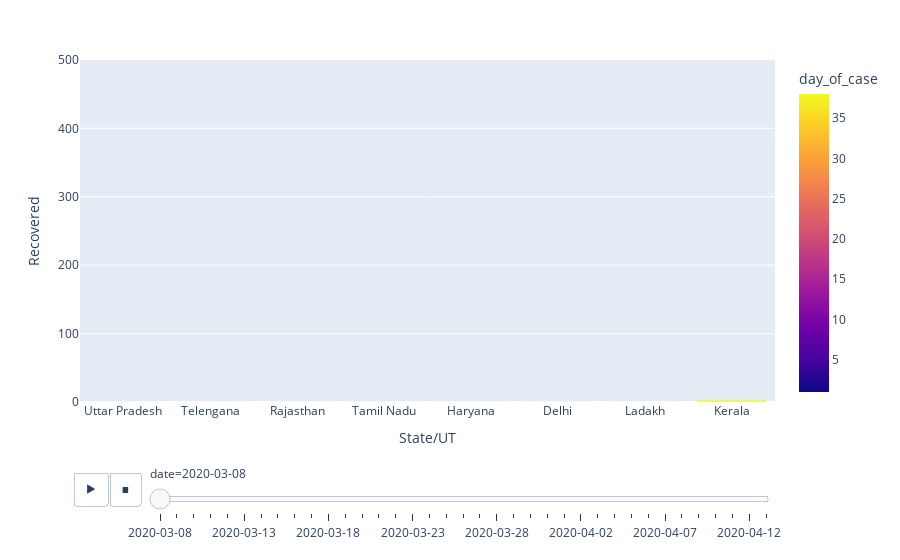

Notebook code for this chart:
### Code cell
df_anim2 = df_st[['date', 'State/UT', 'Recovered','day_of_case']].sort_values(by=['date','Recovered'])
## Animation
fig = px.bar(df_anim2[df_anim2.date > '2020-03-07'], x="State/UT", y="Recovered", color='day_of_case',
            animation_frame='date', range_y=[0,500])

fig.write_html("/Volumes/Lab/covid19-AnalyticsHbub/India/visuals/covid19in-recovanim2.html")
fig.show()

### Figure 1 — Plotly figure (JSON) as saved in the notebook; plotly's stock layout.template omitted (floating-point values rounded to 4 significant figures)
{"data": [{"alignmentgroup": "True", "hoverlabel": {"namelength": 0}, "hovertemplate": "date=2020-03-08<br>State/UT=%{x}<br>Recovered=%{y}<br>day_of_case=%{marker.color}", "legendgroup": "", "marker": {"color": [4, 6, 5, 1, 4, 6, 1, 38], "coloraxis": "coloraxis"}, "name": "", "offsetgroup": "", "orientation": "v", "showlegend": false, "textposition": "auto", "type": "bar", "x": ["Uttar Pradesh", "Telengana", "Rajasthan", "Tamil Nadu", "Haryana", "Delhi", "Ladakh", "Kerala"], "xaxis": "x", "y": [0, 0, 0, 0, 0, 0, 0, 3], "yaxis": "y"}], "layout": {"barmode": "relative", "coloraxis": {"colorbar": {"title": {"text": "day_of_case"}}, "colorscale": [[0, "#0d0887"], [0.1111, "#46039f"], [0.2222, "#7201a8"], [0.3333, "#9c179e"], [0.4444, "#bd3786"], [0.5556, "#d8576b"], [0.6667, "#ed7953"], [0.7778, "#fb9f3a"], [0.8889, "#fdca26"], [1, "#f0f921"]]}, "legend": {"tracegroupgap": 0}, "margin": {"t": 60}, "sliders": [{"active": 0, "currentvalue": {"prefix": "date="}, "len": 0.9, "pad": {"b": 10, "t": 60}, "steps": [{"args": [["2020-03-08"], {"frame": {"duration": 0, "redraw": true}, "fromcurrent": true, "mode": "immediate", "transition": {"duration": 0, "easing": "linear"}}], "label": "2020-03-08", "method": "animate"}, {"args": [["2020-03-09"], {"frame": {"duration": 0, "redraw": true}, "fromcurrent": true, "mode": "immediate", "transition": {"duration": 0, "easing": "linear"}}], "label": "2020-03-09", "method": "animate"}, {"args": [["2020-03-10"], {"frame": {"duration": 0, "redraw": true}, "fromcurrent": true, "mode": "immediate", "transition": {"duration": 0, "easing": "linear"}}], "label": "2020-03-10", "method": "animate"}, {"args": [["2020-03-11"], {"frame": {"duration": 0, "redraw": true}, "fromcurrent": true, "mode": "immediate", "transition": {"duration": 0, "easing": "linear"}}], "label": "2020-03-11", "method": "animate"}, {"args": [["2020-03-12"], {"frame": {"duration": 0, "redraw": true}, "fromcurrent": true, "mode": "immediate", "transition": {"duration": 0, "easing": "linear"}}], "label": "2020-03-12", "method": "animate"}, {"args": [["2020-03-13"], {"frame": {"duration": 0, "redraw": true}, "fromcurrent": true, "mode": "immediate", "transition": {"duration": 0, "easing": "linear"}}], "label": "2020-03-13", "method": "animate"}, {"args": [["2020-03-14"], {"frame": {"duration": 0, "redraw": true}, "fromcurrent": true, "mode": "immediate", "transition": {"duration": 0, "easing": "linear"}}], "label": "2020-03-14", "method": "animate"}, {"args": [["2020-03-15"], {"frame": {"duration": 0, "redraw": true}, "fromcurrent": true, "mode": "immediate", "transition": {"duration": 0, "easing": "linear"}}], "label": "2020-03-15", "method": "animate"}, {"args": [["2020-03-16"], {"frame": {"duration": 0, "redraw": true}, "fromcurrent": true, "mode": "immediate", "transition": {"duration": 0, "easing": "linear"}}], "label": "2020-03-16", "method": "animate"}, {"args": [["2020-03-17"], {"frame": {"duration": 0, "redraw": true}, "fromcurrent": true, "mode": "immediate", "transition": {"duration": 0, "easing": "linear"}}], "label": "2020-03-17", "method": "animate"}, {"args": [["2020-03-18"], {"frame": {"duration": 0, "redraw": true}, "fromcurrent": true, "mode": "immediate", "transition": {"duration": 0, "easing": "linear"}}], "label": "2020-03-18", "method": "animate"}, {"args": [["2020-03-19"], {"frame": {"duration": 0, "redraw": true}, "fromcurrent": true, "mode": "immediate", "transition": {"duration": 0, "easing": "linear"}}], "label": "2020-03-19", "method": "animate"}, {"args": [["2020-03-20"], {"frame": {"duration": 0, "redraw": true}, "fromcurrent": true, "mode": "immediate", "transition": {"duration": 0, "easing": "linear"}}], "label": "2020-03-20", "method": "animate"}, {"args": [["2020-03-21"], {"frame": {"duration": 0, "redraw": true}, "fromcurrent": true, "mode": "immediate", "transition": {"duration": 0, "easing": "linear"}}], "label": "2020-03-21", "method": "animate"}, {"args": [["2020-03-22"], {"frame": {"duration": 0, "redraw": true}, "fromcurrent": true, "mode": "immediate", "transition": {"duration": 0, "easing": "linear"}}], "label": "2020-03-22", "method": "animate"}, {"args": [["2020-03-23"], {"frame": {"duration": 0, "redraw": true}, "fromcurrent": true, "mode": "immediate", "transition": {"duration": 0, "easing": "linear"}}], "label": "2020-03-23", "method": "animate"}, {"args": [["2020-03-24"], {"frame": {"duration": 0, "redraw": true}, "fromcurrent": true, "mode": "immediate", "transition": {"duration": 0, "easing": "linear"}}], "label": "2020-03-24", "method": "animate"}, {"args": [["2020-03-25"], {"frame": {"duration": 0, "redraw": true}, "fromcurrent": true, "mode": "immediate", "transition": {"duration": 0, "easing": "linear"}}], "label": "2020-03-25", "method": "animate"}, {"args": [["2020-03-26"], {"frame": {"duration": 0, "redraw": true}, "fromcurrent": true, "mode": "immediate", "transition": {"duration": 0, "easing": "linear"}}], "label": "2020-03-26", "method": "animate"}, {"args": [["2020-03-27"], {"frame": {"duration": 0, "redraw": true}, "fromcurrent": true, "mode": "immediate", "transition": {"duration": 0, "easing": "linear"}}], "label": "2020-03-27", "method": "animate"}, {"args": [["2020-03-28"], {"frame": {"duration": 0, "redraw": true}, "fromcurrent": true, "mode": "immediate", "transition": {"duration": 0, "easing": "linear"}}], "label": "2020-03-28", "method": "animate"}, {"args": [["2020-03-29"], {"frame": {"duration": 0, "redraw": true}, "fromcurrent": true, "mode": "immediate", "transition": {"duration": 0, "easing": "linear"}}], "label": "2020-03-29", "method": "animate"}, {"args": [["2020-03-30"], {"frame": {"duration": 0, "redraw": true}, "fromcurrent": true, "mode": "immediate", "transition": {"duration": 0, "easing": "linear"}}], "label": "2020-03-30", "method": "animate"}, {"args": [["2020-03-31"], {"frame": {"duration": 0, "redraw": true}, "fromcurrent": true, "mode": "immediate", "transition": {"duration": 0, "easing": "linear"}}], "label": "2020-03-31", "method": "animate"}, {"args": [["2020-04-01"], {"frame": {"duration": 0, "redraw": true}, "fromcurrent": true, "mode": "immediate", "transition": {"duration": 0, "easing": "linear"}}], "label": "2020-04-01", "method": "animate"}, {"args": [["2020-04-02"], {"frame": {"duration": 0, "redraw": true}, "fromcurrent": true, "mode": "immediate", "transition": {"duration": 0, "easing": "linear"}}], "label": "2020-04-02", "method": "animate"}, {"args": [["2020-04-03"], {"frame": {"duration": 0, "redraw": true}, "fromcurrent": true, "mode": "immediate", "transition": {"duration": 0, "easing": "linear"}}], "label": "2020-04-03", "method": "animate"}, {"args": [["2020-04-04"], {"frame": {"duration": 0, "redraw": true}, "fromcurrent": true, "mode": "immediate", "transition": {"duration": 0, "easing": "linear"}}], "label": "2020-04-04", "method": "animate"}, {"args": [["2020-04-05"], {"frame": {"duration": 0, "redraw": true}, "fromcurrent": true, "mode": "immediate", "transition": {"duration": 0, "easing": "linear"}}], "label": "2020-04-05", "method": "animate"}, {"args": [["2020-04-06"], {"frame": {"duration": 0, "redraw": true}, "fromcurrent": true, "mode": "immediate", "transition": {"duration": 0, "easing": "linear"}}], "label": "2020-04-06", "method": "animate"}, {"args": [["2020-04-07"], {"frame": {"duration": 0, "redraw": true}, "fromcurrent": true, "mode": "immediate", "transition": {"duration": 0, "easing": "linear"}}], "label": "2020-04-07", "method": "animate"}, {"args": [["2020-04-08"], {"frame": {"duration": 0, "redraw": true}, "fromcurrent": true, "mode": "immediate", "transition": {"duration": 0, "easing": "linear"}}], "label": "2020-04-08", "method": "animate"}, {"args": [["2020-04-09"], {"frame": {"duration": 0, "redraw": true}, "fromcurrent": true, "mode": "immediate", "transition": {"duration": 0, "easing": "linear"}}], "label": "2020-04-09", "method": "animate"}, {"args": [["2020-04-10"], {"frame": {"duration": 0, "redraw": true}, "fromcurrent": true, "mode": "immediate", "transition": {"duration": 0, "easing": "linear"}}], "label": "2020-04-10", "method": "animate"}, {"args": [["2020-04-11"], {"frame": {"duration": 0, "redraw": true}, "fromcurrent": true, "mode": "immediate", "transition": {"duration": 0, "easing": "linear"}}], "label": "2020-04-11", "method": "animate"}, {"args": [["2020-04-12"], {"frame": {"duration": 0, "redraw": true}, "fromcurrent": true, "mode": "immediate", "transition": {"duration": 0, "easing": "linear"}}], "label": "2020-04-12", "method": "animate"}, {"args": [["2020-04-13"], {"frame": {"duration": 0, "redraw": true}, "fromcurrent": true, "mode": "immediate", "transition": {"duration": 0, "easing": "linear"}}], "label": "2020-04-13", "method": "animate"}], "x": 0.1, "xanchor": "left", "y": 0, "yanchor": "top"}], "updatemenus": [{"buttons": [{"args": [null, {"frame": {"duration": 500, "redraw": true}, "fromcurrent": true, "mode": "immediate", "transition": {"duration": 500, "easing": "linear"}}], "label": "&#9654;", "method": "animate"}, {"args": [[null], {"frame": {"duration": 0, "redraw": true}, "fromcurrent": true, "mode": "immediate", "transition": {"duration": 0, "easing": "linear"}}], "label": "&#9724;", "method": "animate"}], "direction": "left", "pad": {"r": 10, "t": 70}, "showactive": false, "type": "buttons", "x": 0.1, "xanchor": "right", "y": 0, "yanchor": "top"}], "xaxis": {"anchor": "y", "domain": [0, 1], "title": {"text": "State/UT"}}, "yaxis": {"anchor": "x", "domain": [0, 1], "range": [0, 500], "title": {"text": "Recovered"}}}}
